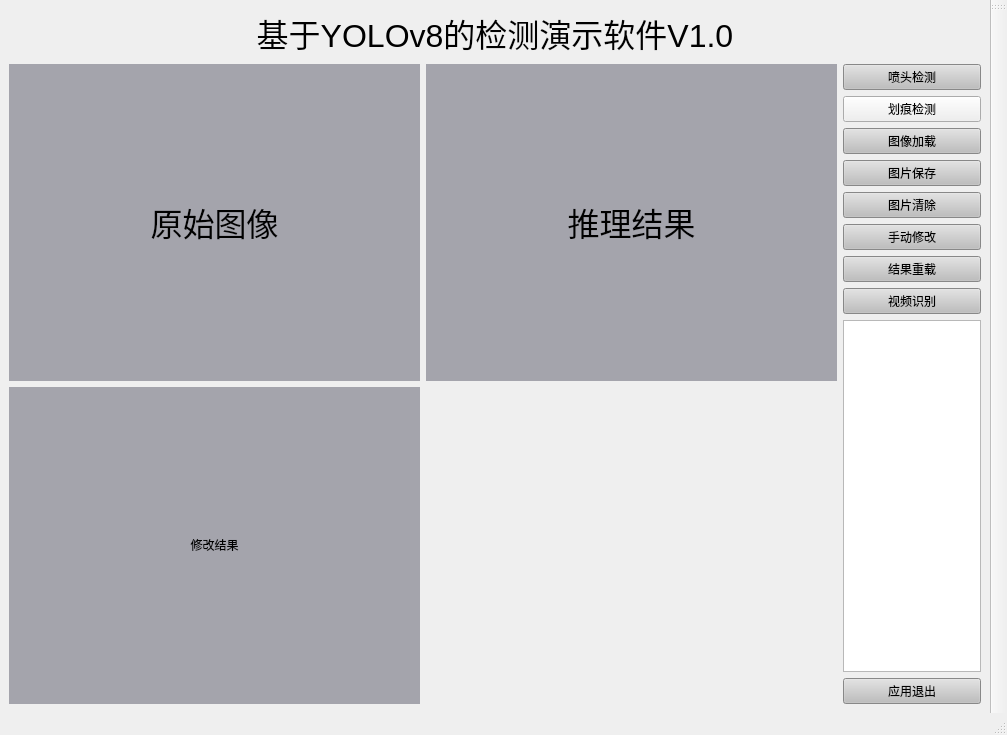
<?xml version="1.0" encoding="UTF-8"?>
<ui version="4.0">
 <class>MainWindow</class>
 <widget class="QMainWindow" name="MainWindow">
  <property name="geometry">
   <rect>
    <x>0</x>
    <y>0</y>
    <width>1007</width>
    <height>735</height>
   </rect>
  </property>
  <property name="windowTitle">
   <string>MainWindow</string>
  </property>
  <property name="styleSheet">
   <string notr="true">QWidget#centralwidget{background-image: url(:/detect_background/detect.jpg);}</string>
  </property>
  <widget class="QWidget" name="centralwidget">
   <layout class="QHBoxLayout" name="horizontalLayout_2">
    <item>
     <layout class="QVBoxLayout" name="verticalLayout_2">
      <item>
       <widget class="QLabel" name="label_tile">
        <property name="whatsThis">
         <string>&lt;html&gt;&lt;head/&gt;&lt;body&gt;&lt;p align=&quot;center&quot;&gt;基于YOLOv8的检测演示软件V1.0&lt;/p&gt;&lt;/body&gt;&lt;/html&gt;</string>
        </property>
        <property name="styleSheet">
         <string notr="true">font: 24pt &quot;Agency FB&quot;;</string>
        </property>
        <property name="text">
         <string>&lt;html&gt;&lt;head/&gt;&lt;body&gt;&lt;p align=&quot;center&quot;&gt;&lt;span style=&quot; font-size:24pt;&quot;&gt;基于YOLOv8的检测演示软件V1.0&lt;/span&gt;&lt;/p&gt;&lt;/body&gt;&lt;/html&gt;</string>
        </property>
       </widget>
      </item>
      <item>
       <layout class="QHBoxLayout" name="horizontalLayout" stretch="6,1">
        <item>
         <layout class="QGridLayout" name="gridLayout">
          <item row="0" column="1">
           <widget class="QLabel" name="label_show">
            <property name="styleSheet">
             <string notr="true">background-color: rgb(164, 164, 172);</string>
            </property>
            <property name="text">
             <string>&lt;html&gt;&lt;head/&gt;&lt;body&gt;&lt;p align=&quot;center&quot;&gt;&lt;span style=&quot; font-size:24pt;&quot;&gt;推理结果&lt;/span&gt;&lt;/p&gt;&lt;/body&gt;&lt;/html&gt;</string>
            </property>
           </widget>
          </item>
          <item row="0" column="0">
           <widget class="QLabel" name="label_yuanshi">
            <property name="enabled">
             <bool>true</bool>
            </property>
            <property name="minimumSize">
             <size>
              <width>400</width>
              <height>300</height>
             </size>
            </property>
            <property name="maximumSize">
             <size>
              <width>600</width>
              <height>450</height>
             </size>
            </property>
            <property name="styleSheet">
             <string notr="true">background-color: rgb(164, 164, 172);</string>
            </property>
            <property name="text">
             <string>&lt;html&gt;&lt;head/&gt;&lt;body&gt;&lt;p align=&quot;center&quot;&gt;&lt;span style=&quot; font-size:24pt;&quot;&gt;原始图像&lt;/span&gt;&lt;/p&gt;&lt;/body&gt;&lt;/html&gt;</string>
            </property>
           </widget>
          </item>
          <item row="1" column="0">
           <widget class="QLabel" name="label_reset">
            <property name="styleSheet">
             <string notr="true">background-color: rgb(164, 164, 172);
font: 24pt &quot;Agency FB&quot;;</string>
            </property>
            <property name="text">
             <string>&lt;html&gt;&lt;head/&gt;&lt;body&gt;&lt;p align=&quot;center&quot;&gt;修改结果&lt;/p&gt;&lt;/body&gt;&lt;/html&gt;</string>
            </property>
           </widget>
          </item>
         </layout>
        </item>
        <item>
         <layout class="QVBoxLayout" name="verticalLayout" stretch="0,0,0,0,0,0,0,0,0,0">
          <item>
           <widget class="QPushButton" name="btn_select">
            <property name="styleSheet">
             <string notr="true">background-color: rgb(190, 190, 190);</string>
            </property>
            <property name="text">
             <string>喷头检测</string>
            </property>
           </widget>
          </item>
          <item>
           <widget class="QPushButton" name="btn_huahen">
            <property name="text">
             <string>划痕检测</string>
            </property>
           </widget>
          </item>
          <item>
           <widget class="QPushButton" name="btn_detect">
            <property name="styleSheet">
             <string notr="true">background-color: rgb(190, 190, 190);</string>
            </property>
            <property name="text">
             <string>图像加载</string>
            </property>
           </widget>
          </item>
          <item>
           <widget class="QPushButton" name="btn_save">
            <property name="styleSheet">
             <string notr="true">background-color: rgb(190, 190, 190);</string>
            </property>
            <property name="text">
             <string>图片保存</string>
            </property>
           </widget>
          </item>
          <item>
           <widget class="QPushButton" name="btn_clear">
            <property name="styleSheet">
             <string notr="true">background-color: rgb(190, 190, 190);</string>
            </property>
            <property name="text">
             <string>图片清除</string>
            </property>
           </widget>
          </item>
          <item>
           <widget class="QPushButton" name="btn_reset">
            <property name="styleSheet">
             <string notr="true">background-color: rgb(190, 190, 190);</string>
            </property>
            <property name="text">
             <string>手动修改</string>
            </property>
           </widget>
          </item>
          <item>
           <widget class="QPushButton" name="btn_update">
            <property name="styleSheet">
             <string notr="true">background-color: rgb(190, 190, 190);</string>
            </property>
            <property name="text">
             <string>结果重载</string>
            </property>
           </widget>
          </item>
          <item>
           <widget class="QPushButton" name="btn_video">
            <property name="styleSheet">
             <string notr="true">background-color: rgb(190, 190, 190);</string>
            </property>
            <property name="text">
             <string>视频识别</string>
            </property>
           </widget>
          </item>
          <item>
           <widget class="QTextBrowser" name="OK_NG_num"/>
          </item>
          <item>
           <widget class="QPushButton" name="btn_exit">
            <property name="styleSheet">
             <string notr="true">background-color: rgb(190, 190, 190);</string>
            </property>
            <property name="text">
             <string>应用退出</string>
            </property>
           </widget>
          </item>
         </layout>
        </item>
       </layout>
      </item>
     </layout>
    </item>
   </layout>
  </widget>
  <widget class="QStatusBar" name="statusbar"/>
  <widget class="QToolBar" name="toolBar">
   <property name="windowTitle">
    <string>toolBar</string>
   </property>
   <attribute name="toolBarArea">
    <enum>RightToolBarArea</enum>
   </attribute>
   <attribute name="toolBarBreak">
    <bool>false</bool>
   </attribute>
  </widget>
 </widget>
 <resources>
  <include location="../../ui_img/detect_images.qrc"/>
 </resources>
 <connections/>
</ui>
